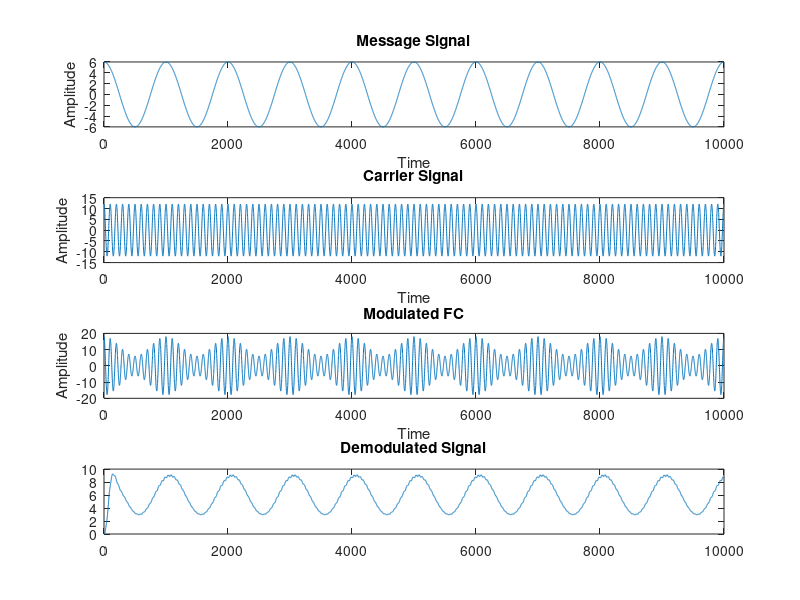
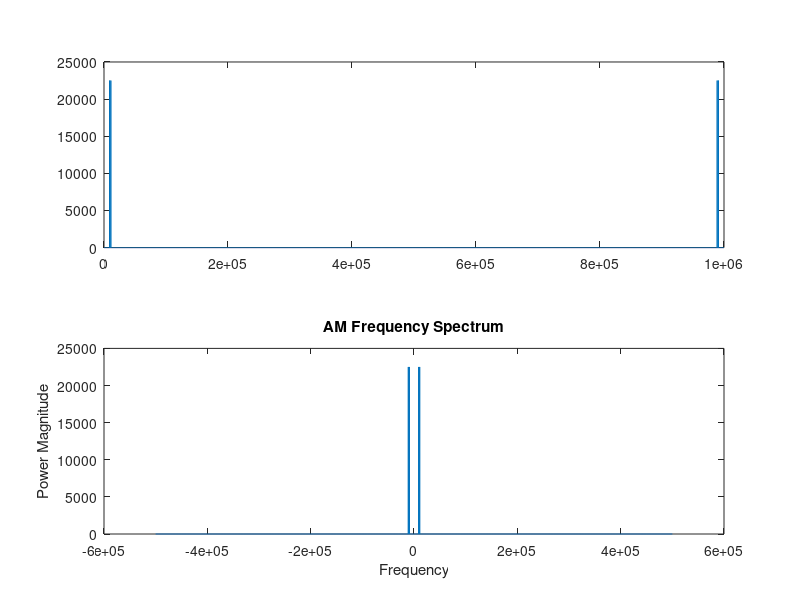

MATLAB code to generate these figures, in order:
close all;
t = [1:1:10000];
Am = 6;
Ac = 12;
fs = 1000000;%1e6
fc = 10000; %10KHz
fm = 1000; %1KHz

% Message Signal
subplot(4,1,1); plot(t, Am*cos(2*pi*fm/fs*t));
title("Message Signal");
xlabel('Time');
ylabel('Amplitude');

%Carrier Signal
subplot(4,1,2); plot(t, Ac*cos(2*pi*fc/fs*t));
title("Carrier Signal");
xlabel('Time');
ylabel('Amplitude');

% Modulated Full Carrier
mod = cos(2*pi*fm/fs*t) .* cos(2*pi*fc/fs*t);
mod = mod*Am;
fcmod = mod + Ac*cos(2*pi*fc/fs*t);
subplot(4,1,3); plot(t,fcmod);
title("Modulated FC");
xlabel('Time');
ylabel('Amplitude');

% Demodulation using filters
[b, a] = butter(3,0.01);
coh = fcmod.*cos(2*pi*fc/fs*t); %local oscillator freq
demod= filter(b,a,coh);
subplot(4,1,4);
plot(t,demod);
title("Demodulated Signal");

% Frequency Spectrum
figure;
n = length(mod);
X = fft(mod);
f = (0:n-1)*(fs/n);     %frequency range
power = abs(X).^2/n;    %power
subplot(211);
plot(f,power);

%Centering at zero
subplot(212); Y = fftshift(X);
fshift = (-n/2:n/2-1)*(fs/n); % Zero Centered Frequency Range
powershift = abs(Y).^2/n;     % Zero Centered Power
plot(fshift,powershift)
title('AM Frequency Spectrum');
ylabel('Power Magnitude')
xlabel('Frequency')
